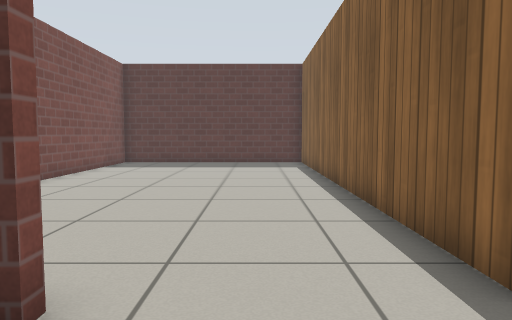
[1] (above)

16 first-person views from a walk through a robot-simulator world made for Gazebo. The camera is 0.72 m above the floor, tilts 4° down and sees 70° across. The floor is counted in squares, 0.5 m on a side. Each view is taken from the middle of a square. On the plan, view 1 faces up. The plan holds only what a view shows up to about 16 squares ahead; the rest is blank. The place goes on beyond the plan. Simple patterns stand in for the simulator's built-in surfaces.

[2]
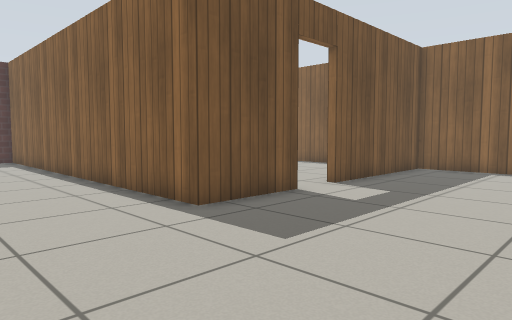

[3]
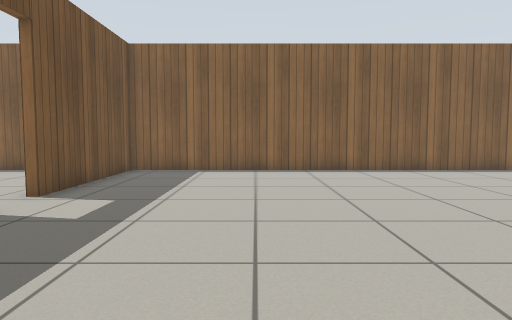

[4]
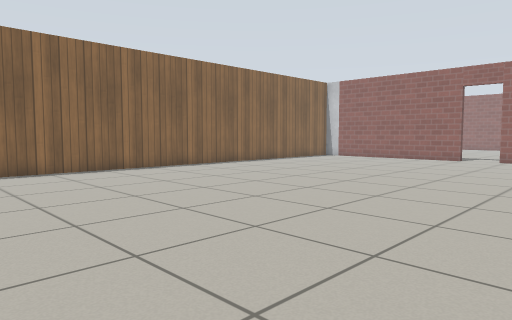

[5]
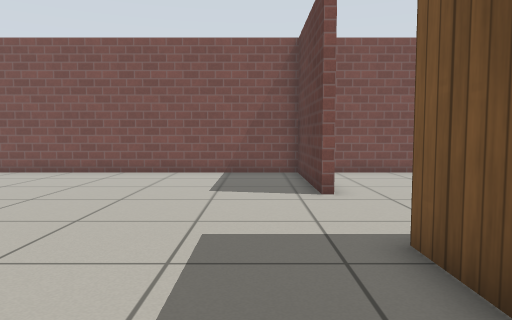

[6]
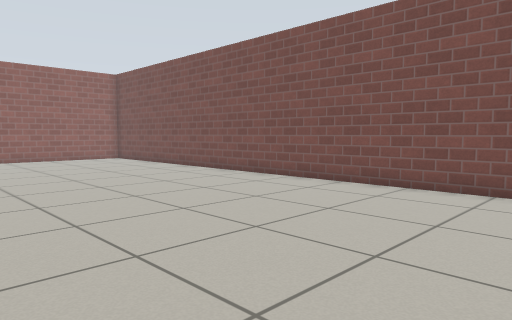

[7]
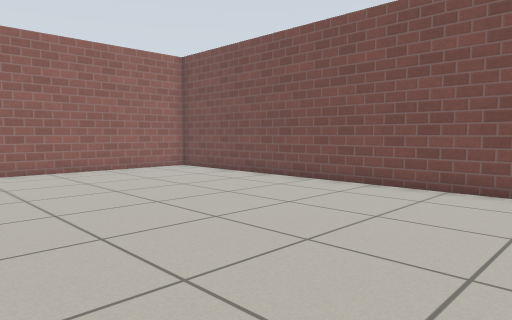

[8]
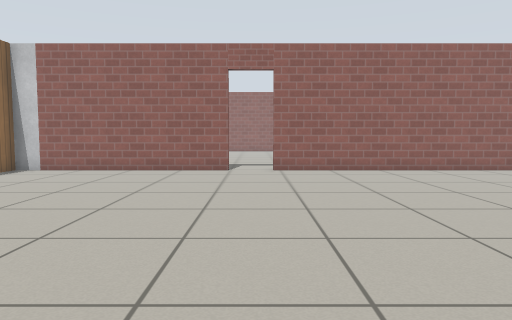

[9]
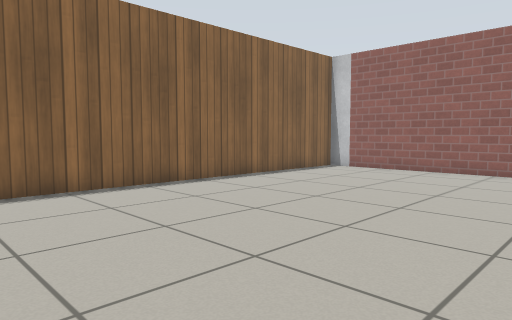

[10]
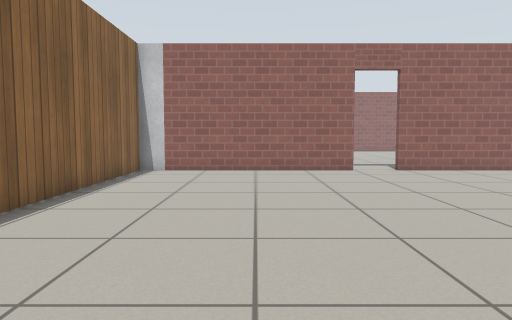

[11]
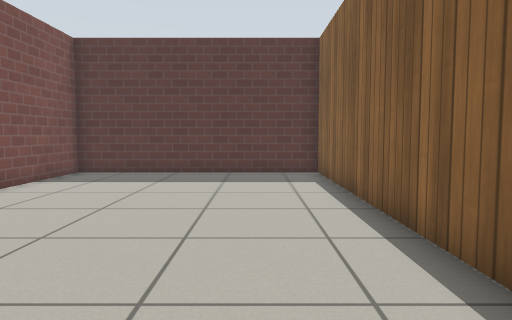

[12]
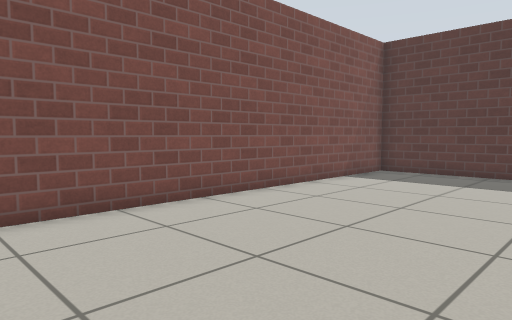

[13]
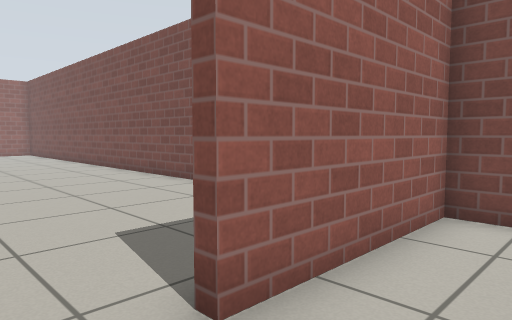

[14]
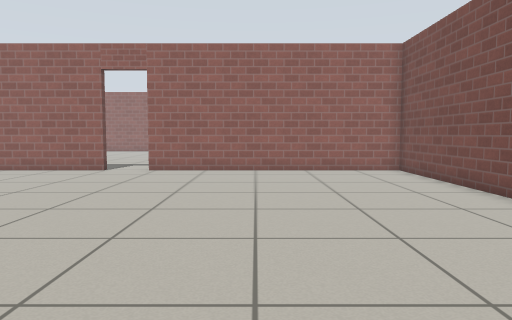

[15]
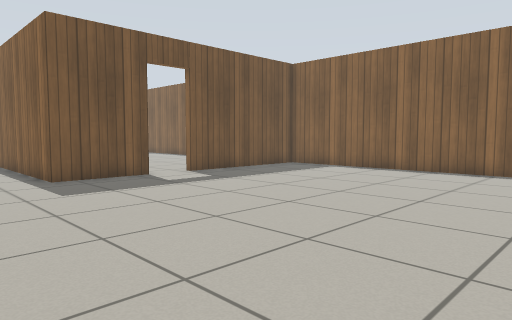

[16]
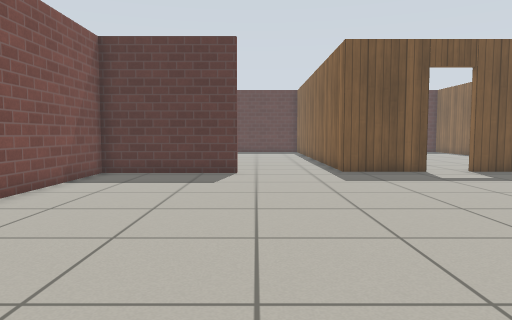

### Floor plan
Ten units are one square. View 1 is at (0, 0); x grows to the right and y downward. Boxes are objects, and circles mark ways between rooms. Rooms are numbered by the first view taken in them; rooms with no view inside come last. Other rooms are left out.
<svg viewBox="-72 -193 213 438">
<path fill="none" stroke="#000" d="M56 -30 24 -30M-17 -26 -67 -26 -67 236 33 236M51 236 136 236 136 -30 74 -30M24 -30 24 -188 -67 -188 -67 -29 -17 -29 -17 -26"/>
<circle cx="0" cy="-30" r="3" fill="#2a7"/>
<text x="30" y="100">1</text>
<text x="-20" y="-110">2</text>
</svg>
Room 1 opens to room 2.

Where each view was taken, in squares from view 1:
view 1: 0 up, 0 right, facing up
view 2: 3 down, 2 left, facing up-right
view 3: 2 down, 1 left, facing right
view 4: 2 down, 1 left, facing down-right
view 5: 1 up, 7 right, facing left
view 6: 2 down, 3 right, facing down-left
view 7: 9 down, 3 right, facing down-left
view 8: 9 down, 4 right, facing down
view 9: 9 down, 4 right, facing down-right
view 10: 9 down, 9 right, facing down
view 11: 5 up, 0 right, facing up
view 12: 5 up, 0 right, facing up-left
view 13: 5 up, 0 right, facing down-left
view 14: 9 down, 1 left, facing down
view 15: 9 down, 1 left, facing up-right
view 16: 11 down, 1 left, facing up
